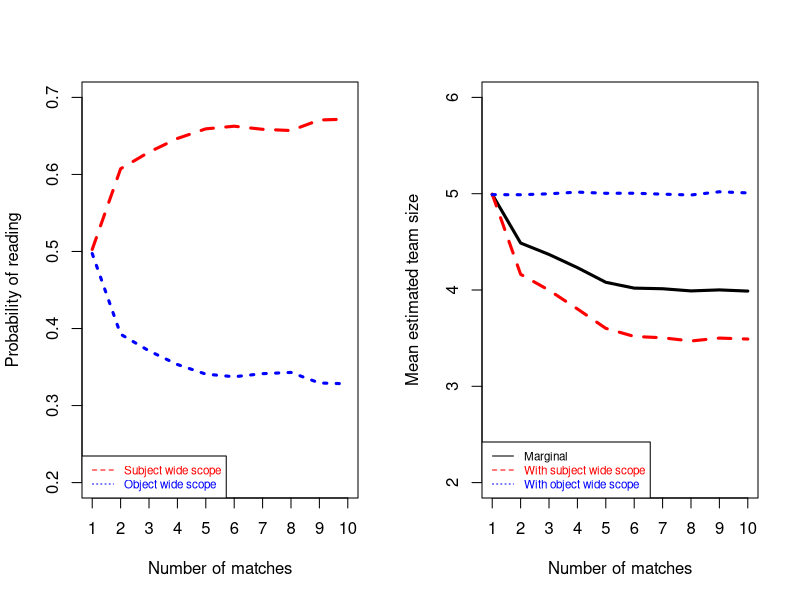

This chart was generated by the following R code: (Note: this script raises an error after producing the figure.)
some = function(v) return(mean(v) > 0) # check at least one T in vector of booleans

#sim = function(players.per.team, matches.played, n.sims) {
sim.no.condition = function(n.sims) {
  num.accepted = 0
  counts = c(s=0, o=0)
  while (num.accepted < n.sims) {
    reading = sample(c('s', 'o'), 1)
    num.players = 12
  players.per.team = sample(1:6, 1)
  matches.played = sample(1:6, 1)
# from 2 teams to as many teams as possible given team size constraints
    players.in.matches = sapply(1:matches.played, FUN=function(i){return(sample(1:num.players, 2*players.per.team, replace=F))})
  sws.true = length(unique(as.vector(players.in.matches))) == num.players
  #  sws.true = length(unique(as.vector(players.in.matches))) > (num.players/2)

  ows.true = some(apply(players.in.matches, FUN=function(v){return(length(v) == num.players)}, MARGIN=2))
  #  ows.true = some(apply(players.in.matches, FUN=function(v){return(length(v) > num.players/2)}, MARGIN=2))
    if (reading == 's' && sws.true) {
      num.accepted = num.accepted + 1
      counts[1] = counts[1] + 1
    }
    if (reading == 'o' && ows.true) {
      num.accepted = num.accepted + 1
      counts[2] = counts[2] + 1
    }
  }
  return(counts)
}

no.condition = sim.no.condition(1000)

sim.fixing.n.matches = function(n.sims) {
  results = matrix(NA, nrow=(n.sims*10), ncol=3)
  rownames(results) = paste('sim', 1:(n.sims*10), sep='')
  colnames(results) = c('Reading', 'team.size', 'matches.played')
  for (matches.played in 1:10) {
    counter = (matches.played - 1) * n.sims
    num.accepted = 0
    while (num.accepted < n.sims) {
      reading = sample(c('s', 'o'), 1)
      num.players = 12
      players.per.team = sample(1:6, 1)
    # from 2 teams to as many teams as possible given team size constraints
      players.in.matches = sapply(1:matches.played, FUN=function(i){return(sample(1:num.players, 2*players.per.team, replace=F))})
    #  sws.true = length(unique(as.vector(players.in.matches))) == num.players
      sws.true = length(unique(as.vector(players.in.matches))) > (num.players/2)
    
    #  ows.true = some(apply(players.in.matches, FUN=function(v){return(length(v) == num.players)}, MARGIN=2))
      ows.true = some(apply(players.in.matches, FUN=function(v){return(length(v) > num.players/2)}, MARGIN=2))
      if (reading == 's' && sws.true) {
        num.accepted = num.accepted + 1
        results[counter + num.accepted,] = c('s', players.per.team, matches.played)
      }
      if (reading == 'o' && ows.true) {
        num.accepted = num.accepted + 1
        results[counter + num.accepted,] = c('o', players.per.team, matches.played)
      }
    }
  }
  results[,2] = as.numeric(results[,2])
  results[,3] = as.numeric(results[,3])
  return(results)
}

varying.matches = sim.fixing.n.matches(10000)
subj = rep(NA, 10)
obj = rep(NA, 10)
team.size = rep(NA, 10)
sws.team.size = rep(NA, 10)
ows.team.size = rep(NA, 10)
par(mfrow=c(1,2))
for (i in 1:10) {
  subj[i] = length(which(varying.matches[,1] == 's' & varying.matches[,3] == i))/length(which(varying.matches[,3] == i))
  obj[i] = length(which(varying.matches[,1] == 'o' & varying.matches[,3] == i))/length(which(varying.matches[,3] == i))
  team.size[i] = mean(as.numeric(varying.matches[which(varying.matches[,3]==i),2]))
  sws.team.size[i] = mean(as.numeric(varying.matches[which(varying.matches[,3]==i & varying.matches[,1]=='s'),2]))
  ows.team.size[i] = mean(as.numeric(varying.matches[which(varying.matches[,3]==i & varying.matches[,1]=='o'),2]))
}
par(mfrow=c(1,2))
plot(subj, type='l', col='red', ylim=c(.2,.7), xlab="Number of matches", ylab="Probability of reading", lwd=3, xaxt='n', lty=2)
axis(1, 1:10)
lines(obj, type='l', col='blue', lty=3, lwd=3)
legend('bottomleft', c("Subject wide scope", "Object wide scope"), text.col=c('red', 'blue'), lty=c(2,3), col=c('red', 'blue'), cex=.7)

plot(team.size, xaxt='n', col='black', ylim=c(2,6), xlab="Number of matches", ylab="Mean estimated team size", type='l', lwd=3)
axis(1, 1:10)
lines(sws.team.size, col='red', lty=2, lwd=3)
lines(ows.team.size, col='blue', lty=3, lwd=3)
legend('bottomleft', c("Marginal", "With subject wide scope", "With object wide scope"), text.col=c('black', 'red', 'blue'), lty=c(1,2,3), col=c('black', 'red', 'blue'), cex=.7)

# scalar implicature
num.matches = 3
players.per.team = 4
players = 1:12
# jane = 1
n.sims = 100000
played = sapply(1:n.sims, FUN=function(t){
		players = as.vector(sapply(1:num.matches, FUN=function(i){sample(players, size=players.per.team*2, replace=F)}))
		return(length(which(players==1)))
	})

#L0
par(mfrow=c(1,2))
prior.prob = table(played)/n.sims
l0.probabilities.given.some = c(0, prior.prob[2:4]/sum(prior.prob[2:4]))
l0.probabilities.given.all = c(0, 0, 0, 1)
plot(prior, type='b', pch=19, col='black', lwd=3, xlab="Number of matches Jane played in", ylab="Probability according to literal listener", xlim=c(0,3), ylim=c(0,1), main="Literal listener")
lines(0:3, l0.probabilities.given.some, type='b', pch=19, lty=2, lwd=3, col='red')
lines(0:3, l0.probabilities.given.all, type='b',pch=19, lty=3, lwd=3, col='blue')
legend('topleft', c('Prior', 'Some', "All"), lty=c(1,2,3), col=c('black','red', 'blue'), text.col=c('black','red', 'blue'), cex=1.5)

#L1 probs
L1.posterior.some = prior * c(0,utt.some)
L1.posterior.some = L1.posterior.some/sum(L1.posterior.some)
L1.posterior.all = prior * c(0,utt.all)
L1.posterior.all = L1.posterior.all/sum(L1.posterior.all)
plot(prior, type='b', pch=19, col='black', lwd=3, xlab="Number of matches Jane played in", ylab="Probability according to reflective listener", xlim=c(0,3), ylim=c(0,1), main="Pragmatic listener")
#plot(0:3, L1.posterior.some, xaxt='n', type='b', pch=19, col='red', lwd=3, xlab="Number of matches Jane played in", ylab="Probability according to reflective listener", ylim=c(0,1), main="Pragmatic listener")
axis(1, 0:3)
lines(L1.posterior.some, type='b', lty=2, pch=19, lwd=3, col='red')
lines(L1.posterior.all, type='b', lty=3, pch=19, lwd=3, col='blue')
legend('topleft', c('Prior','Some', "All"), lty=c(1,2,3), col=c('black','red', 'blue'), text.col=c('black','red', 'blue'), cex=1.5)

# S1 probs
par(mfrow=c(1,1))
norm = l0.probabilities.given.all[4]+l0.probabilities.given.some[4]
utt.some = c(0, 1, 1, l0.probabilities.given.some[4]/norm)
utt.all = c(0, 0, 0, l0.probabilities.given.all[4]/norm)
plot(0:3, utt.some, xaxt='n', type='b', pch=19, col='red', lwd=3, xlab="Number of matches Jane played in", ylab="Probability that speaker chooses utterance", ylim=c(0,1), main="Speaker", xlim=c(-1,3))
axis(1, 0:3)
lines(0:3, utt.all, lty=2, lwd=3, col='blue', type='b', pch=19)
lines(0:3, c(1, 0, 0, 0), col='black', type='b', lwd=3, lty=3, pch=19)
#legend(x=0, y=.6, c('None', 'Some', "All"), lty=c(3, 1,2), col=c('black', 'red', 'blue'), text.col=c('black', 'red', 'blue'), cex=2)
legend(-1.2, .7, c('"None"', '"Some"', '"All"'), lty=c(3, 1,2), col=c('black', 'red', 'blue'), text.col=c('black', 'red', 'blue'), cex=2)
